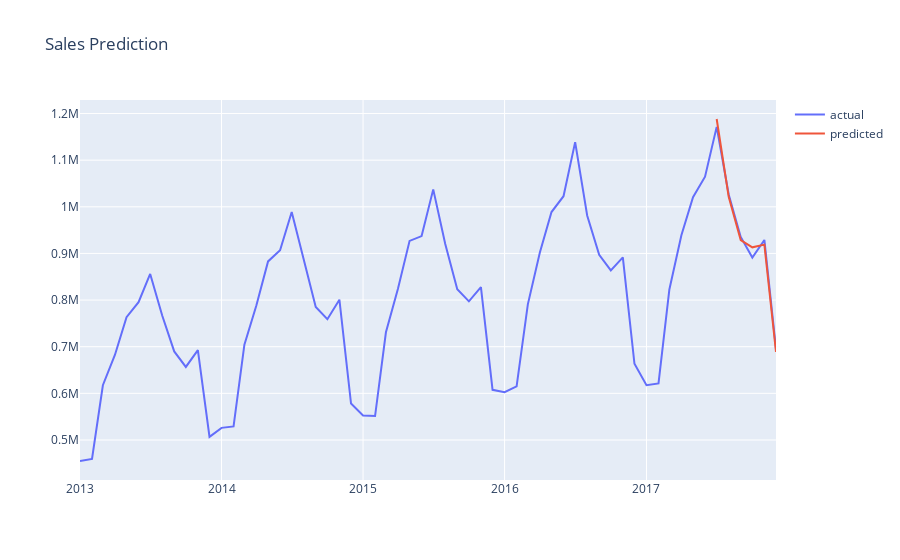

This figure's notebook cell:
### Code cell
# Merges with actual sales dataframe

df_sales_pred = pd.merge(df_sales, df_result, on='date', how='left')

# Plots actual and predicted values
plot_data = [
    go.Scatter(
        x=df_sales_pred['date'],
        y=df_sales_pred['sales'],
        name='actual'
    ),
        go.Scatter(
        x=df_sales_pred['date'],
        y=df_sales_pred['pred_value'],
        name='predicted'
    )
    
]
plot_layout = go.Layout(
        title='Sales Prediction'
    )
fig = go.Figure(data=plot_data, layout=plot_layout)
pyoff.iplot(fig)
